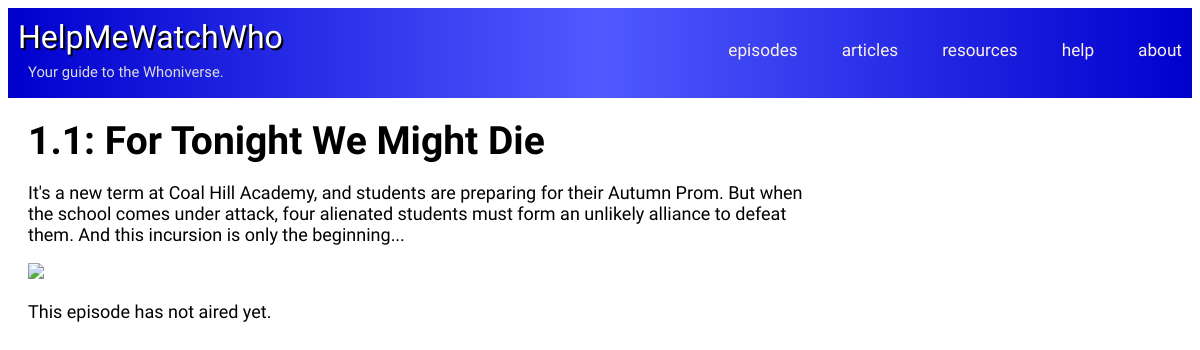
/unaired.php?episodeID=501, run on the app's committed database.
### tables this page shows
CREATE TABLE IF NOT EXISTS `Episodes` (
  `EpisodeID` int(11) NOT NULL,
  `Type` int(11) NOT NULL,
  `Title` varchar(100) NOT NULL,
  `Season` varchar(50) NOT NULL,
  `Story` varchar(50) NOT NULL,
  `Description` text NOT NULL,
  PRIMARY KEY (`EpisodeID`)
);

### helper.php (called while the page is built, shortened)
<?php
function db_connect() {
    static $connection;
    if(!isset($connection)) {
        $config = parse_ini_file('../config.ini');
        $connection = mysqli_connect('localhost', $config['username'], $config['password'], $config['dbname']);
    }
    return $connection;
}
function db_query($query) {
    $connection = db_connect();
    $result = mysqli_query($connection,$query);
    return $result;
}
function db_select($query) {
    $rows = array();
    $result = db_query($query);
    while ($row = mysqli_fetch_assoc($result)) {
        $rows[] = $row;
    }
    return $rows;
}
?>

### unaired.php (the view, shortened to what this page needs)
<?php
	require("helper.php");
	$episodeID = $_GET['episodeID'];
	$ep2id = $episodeID + 1;
	$rows = db_select("SELECT * FROM `Episodes` WHERE `EpisodeID` = $episodeID");
	$rows2 = db_select("SELECT * FROM `Episodes` WHERE `EpisodeID` = $ep2id");
	$title = $rows[0][Title];
	$desc = $rows[0][Description];
	$season = $rows[0][Season];
?>
<!DOCTYPE html>
<html>
<head>
	<link type="text/css" rel="stylesheet" href="episodes style.css">
	<link type="text/css" rel="stylesheet" href="link-colors.css">
</head>
<?php include("header.php"); ?>
<body onLoad="sortEpisodes();">
<div id="everything">
<div id="left">
	<h1><?php echo $season; ?>: <?php echo $title; ?></h1>
	<p><?php echo $desc; ?></p>
	<img <?php echo "src='Screencaps/" . $episodeID . ".jpg'"; ?>/>
	<br>
	<p>This episode has not aired yet.</p>
	</div>
<div id ="right">
</div>
</div>
</body>
</html>

### episodes style.css (style rules this page uses)
#everything { font-family: 'Maven Pro', sans-serif; margin-left: 20px; }
h1 { font-size: calc(3px + 3vw); display: inline; margin-bottom: 0px; }
p { font-size: calc(6px + 1vw); }
img { width: 40vw; height: auto; }
#left { margin-right: 33%; }
#right { margin-left: 10px; float: right; width: 33%; display: inline-block; position: fixed; top: 100px; right: 0px; text-align: right; height: 100%; overflow: auto; margin-right: 20px; }

### header style.css (style rules this page uses)
body { font-family: 'Maven Pro', sans-serif; }

### data on the page
episodes: Season "1.1", Title "For Tonight We Might Die", Description "It's a new term at Coal Hill Academy, and students are preparing for their Autumn Prom. But when the school comes under attack, four alienated students must form an unlikely alliance to defeat them. And this incursion is only the beginning..."
